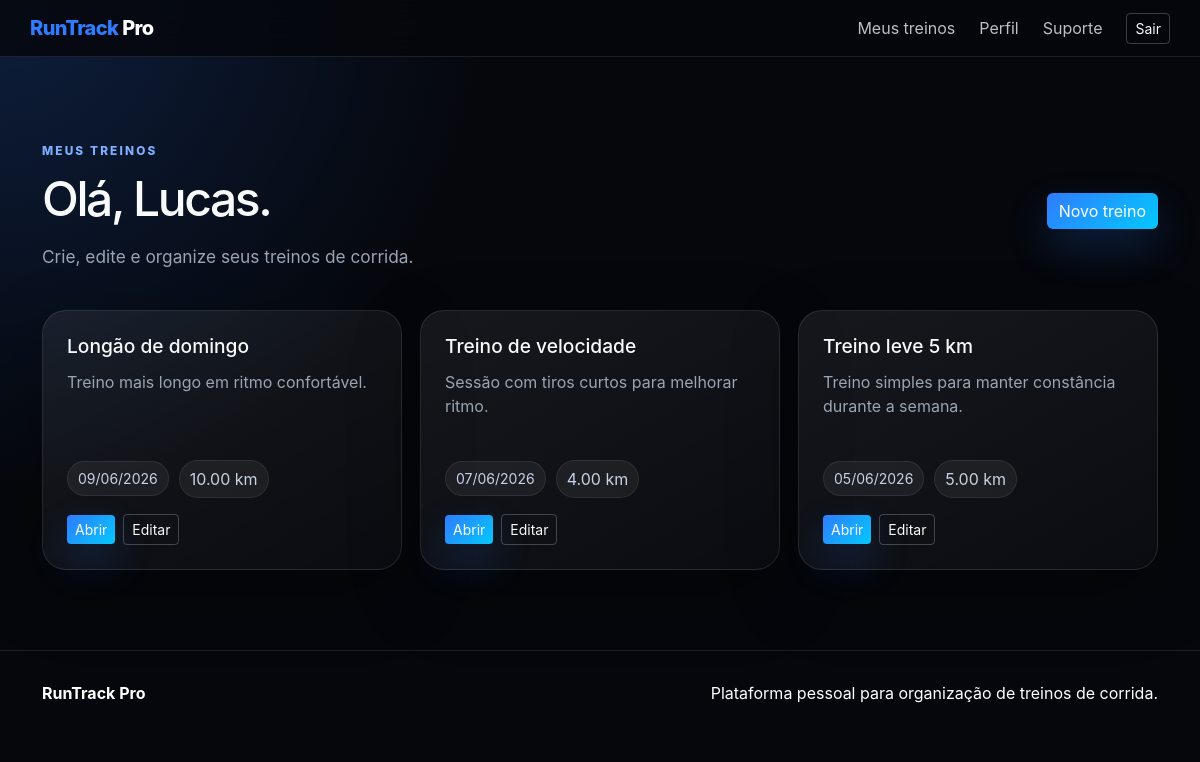
The page /index.php?page=treinos (signed in) on the database its author committed.
### tables this page shows
CREATE TABLE treinos (
    id INT AUTO_INCREMENT PRIMARY KEY,
    usuario_id INT NOT NULL,
    titulo VARCHAR(140) NOT NULL,
    descricao TEXT,
    data_treino DATE,
    distancia_km DECIMAL(6,2) DEFAULT 0,
    objetivo VARCHAR(60) DEFAULT 'Livre',
    criado_em TIMESTAMP DEFAULT CURRENT_TIMESTAMP,
    FOREIGN KEY (usuario_id) REFERENCES usuarios(id) ON DELETE CASCADE
);

### app/core/funcoes.php (called while the page is built, shortened)
<?php
function e($valor)
{
    return htmlspecialchars((string) $valor, ENT_QUOTES, 'UTF-8');
}
function view($arquivo, $dados = [])
{
    extract($dados);
    require APP_PATH . '/views/layouts/cabecalho.php';
    require APP_PATH . '/views/' . $arquivo . '.php';
    require APP_PATH . '/views/layouts/rodape.php';
}
function dataBr($data)
{
    return date('d/m/Y', strtotime($data));
}
function primeiroNome($nome)
{
    $partes = explode(' ', trim($nome));
    return $partes[0] ?? $nome;
}

### app/controllers/ControladorTreinos.php (called while the page is built, shortened)
<?php
class ControladorTreinos
{
    private $treinos;
    public function __construct()
    {
        $this->treinos = new Treino();
    }
    public function listar()
    {
        $treinos = $this->treinos->listarPorUsuario(Autenticacao::id());
        view('treinos/lista', ['treinos' => $treinos]);
    }
}

### app/core/Autenticacao.php (called while the page is built, shortened)
<?php
class Autenticacao
{
    public static function usuario()
    {
        return $_SESSION['usuario'] ?? null;
    }
    public static function id()
    {
        return (int) ($_SESSION['usuario']['id'] ?? 0);
    }
}

### app/core/Banco.php (called while the page is built)
<?php
class Banco
{
    private static $conexao = null;
    public static function conectar()
    {
        if (self::$conexao == null) {
            $host = 'localhost';
            $nomeBanco = 'runtrack_pro';
            $usuario = 'root';
            $senha = '';
            try {
                $dsn = "mysql:host=$host;dbname=$nomeBanco;charset=utf8mb4";
                self::$conexao = new PDO($dsn, $usuario, $senha);
                self::$conexao->setAttribute(PDO::ATTR_ERRMODE, PDO::ERRMODE_EXCEPTION);
                self::$conexao->setAttribute(PDO::ATTR_DEFAULT_FETCH_MODE, PDO::FETCH_ASSOC);
            } catch (PDOException $erro) {
                die('Erro ao conectar no banco de dados: ' . $erro->getMessage());
            }
        }
        return self::$conexao;
    }
}

### app/models/Treino.php (called while the page is built, shortened)
<?php
class Treino
{
    private $banco;
    public function __construct()
    {
        $this->banco = Banco::conectar();
    }
    public function listarPorUsuario($usuarioId)
    {
        $sql = 'SELECT * FROM treinos
                WHERE usuario_id = :usuario_id
                ORDER BY data_treino DESC, id DESC';
        $comando = $this->banco->prepare($sql);
        $comando->execute(['usuario_id' => $usuarioId]);
        return $comando->fetchAll();
    }
}

### app/views/treinos/lista.php (the view)
<section class="espacamento">
    <div class="container">
        <div class="topo-pagina">
            <div>
                <span class="etiqueta">Meus treinos</span>
                <h1>Olá, <?= e(primeiroNome(Autenticacao::usuario()['nome'])) ?>.</h1>
                <p>Crie, edite e organize seus treinos de corrida.</p>
            </div>
            <a class="btn btn-primary" href="index.php?page=treino-formulario">Novo treino</a>
        </div>
        <?php if (empty($treinos)): ?>
            <article class="cartao">
                <h2>Nenhum treino cadastrado</h2>
                <p>Comece criando seu primeiro treino.</p>
            </article>
        <?php else: ?>
            <div class="grade">
                <?php foreach ($treinos as $treino): ?>
                    <article class="treino">
                        <div>
                            <h2>
                                <a href="index.php?page=treino-detalhe&id=<?= e((string) $treino['id']) ?>">
                                    <?= e($treino['titulo']) ?>
                                </a>
                            </h2>
                            <p>
                                <?= e($treino['descricao'] ?? 'Treino criado pelo usuário.') ?>
                            </p>
                        </div>
                        <div>
                            <div class="dados">
                                <small><?= e(dataBr($treino['data_treino'])) ?></small>
                                <span><?= e((string) $treino['distancia_km']) ?> km</span>
                            </div>
                            <div class="acoes mt-3">
                                <a class="btn btn-primary btn-sm" href="index.php?page=treino-detalhe&id=<?= e((string) $treino['id']) ?>">
                                    Abrir
                                </a>
                                <a class="btn btn-outline-light btn-sm" href="index.php?page=treino-formulario&id=<?= e((string) $treino['id']) ?>">
                                    Editar
                                </a>
                            </div>
                        </div>
                    </article>
                <?php endforeach; ?>
            </div>
        <?php endif; ?>
    </div>
</section>

### public/assets/css/style.css (style rules this page uses)
:root { --cor-fundo: #05070c; --cor-linha: rgba(255, 255, 255, .10); --cor-texto: #f8fafc; --cor-suave: #9aa4b2; --cor-azul: #2f7cff; --azul-suave: rgba(47, 124, 255, .16); }
* { box-sizing: border-box; }
body { margin: 0; min-height: 100vh; background: radial-gradient(circle at top left, rgba(47, 124, 255, .20), transparent 34%), var(--cor-fundo); color: var(--cor-texto); font-family: Inter, system-ui, -apple-system, BlinkMacSystemFont, "Segoe UI", sans-serif; }
a { color: inherit; text-decoration: none; }
p { color: var(--cor-suave); }
.btn-primary { background: linear-gradient(135deg, #2f7cff, #04c8ff); border: 0; color: #fff; box-shadow: 0 18px 40px rgba(47, 124, 255, .22); }
.btn-outline-light { border-color: rgba(255, 255, 255, .22); }
.texto-inicio h1, .topo-pagina h1 { margin-bottom: 22px; font-size: clamp(2.4rem, 5vw, 5rem); line-height: .98; letter-spacing: -.06em; }
.texto-inicio p, .topo-pagina p { max-width: 620px; color: var(--cor-suave); font-size: 1.08rem; }
.etiqueta { display: inline-flex; align-items: center; gap: 8px; margin-bottom: 14px; color: #7db0ff; text-transform: uppercase; font-size: .74rem; font-weight: 800; letter-spacing: .18em; }
.espacamento { padding: 80px 0; }
.titulo h2, .topo-pagina h1 { font-size: clamp(2rem, 4vw, 3.5rem); letter-spacing: -.05em; }
.grade, .grade-numeros { display: grid; grid-template-columns: repeat(3, minmax(0, 1fr)); gap: 18px; }
.cartao, .numero, .treino, .caixa-tabela, .formulario, .caixa-login, .detalhe, .exercicio { border: 1px solid var(--cor-linha); border-radius: 24px; background: linear-gradient(150deg, rgba(255, 255, 255, .07), rgba(255, 255, 255, .025)); box-shadow: 0 24px 70px rgba(0, 0, 0, .30); }
.cartao, .numero, .treino { padding: 24px; }
.cartao h2, .cartao h3, .treino h2 { margin-bottom: 12px; font-size: 1.2rem; }
.topo-pagina { display: flex; justify-content: space-between; align-items: center; gap: 20px; margin-bottom: 24px; }
.acoes { display: flex; align-items: center; flex-wrap: wrap; gap: 8px; }
.linha-info, .dados { display: flex; flex-wrap: wrap; align-items: center; gap: 10px; }
.dados span, .dados small { padding: 6px 10px; border: 1px solid rgba(255, 255, 255, .08); border-radius: 999px; background: rgba(255, 255, 255, .06); color: #c7d2e4; }
.treino { min-height: 260px; display: flex; flex-direction: column; justify-content: space-between; transition: .2s ease; }

### rows shown on the page
treinos: titulo "Longão de domingo", descricao "Treino mais longo em ritmo confortável.", data_treino "09/06/2026", distancia_km "10.00"
treinos: titulo "Treino de velocidade", descricao "Sessão com tiros curtos para melhorar ritmo.", data_treino "07/06/2026", distancia_km "4.00"
treinos: titulo "Treino leve 5 km", descricao "Treino simples para manter constância durante a semana.", data_treino "05/06/2026", distancia_km "5.00"

### other values the page prints
primeiroNome(Autenticacao::usuario()['nome']) "Lucas"
